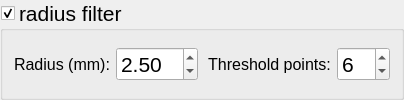
                <widget class="QGroupBox" name="groupBox_radius_filter">
                 <property name="font">
                  <font>
                   <pointsize>16</pointsize>
                  </font>
                 </property>
                 <property name="title">
                  <string>radius filter</string>
                 </property>
                 <property name="checkable">
                  <bool>true</bool>
                 </property>
                 <layout class="QGridLayout" name="gridLayout_7" columnstretch="1,1,1,1">
                  <item row="0" column="0">
                   <widget class="QLabel" name="label_radius_filter_r">
                    <property name="font">
                     <font>
                      <pointsize>12</pointsize>
                     </font>
                    </property>
                    <property name="text">
                     <string>Radius (mm):</string>
                    </property>
                   </widget>
                  </item>
                  <item row="0" column="1">
                   <widget class="QDoubleSpinBox" name="doubleSpinBox_radius_filter_r">
                    <property name="font">
                     <font>
                      <pointsize>16</pointsize>
                     </font>
                    </property>
                    <property name="value">
                     <double>2.500000000000000</double>
                    </property>
                   </widget>
                  </item>
                  <item row="0" column="2">
                   <widget class="QLabel" name="label_radius_filter_points">
                    <property name="font">
                     <font>
                      <pointsize>12</pointsize>
                     </font>
                    </property>
                    <property name="text">
                     <string> Threshold points:</string>
                    </property>
                   </widget>
                  </item>
                  <item row="0" column="3">
                   <widget class="QSpinBox" name="spinBox_radius_filter_num">
                    <property name="font">
                     <font>
                      <pointsize>16</pointsize>
                     </font>
                    </property>
                    <property name="value">
                     <number>6</number>
                    </property>
                   </widget>
                  </item>
                 </layout>
                </widget>
